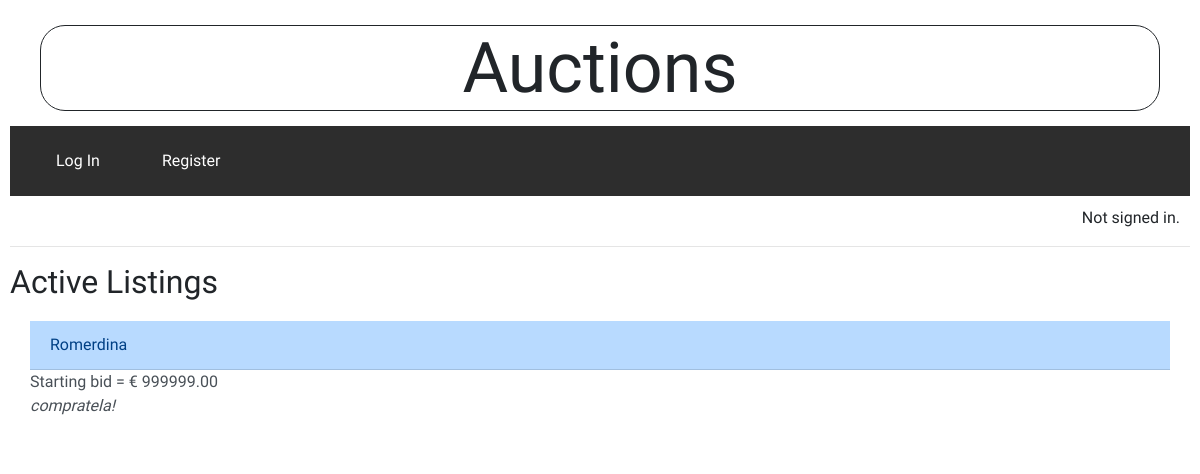
The app's page /, older data.
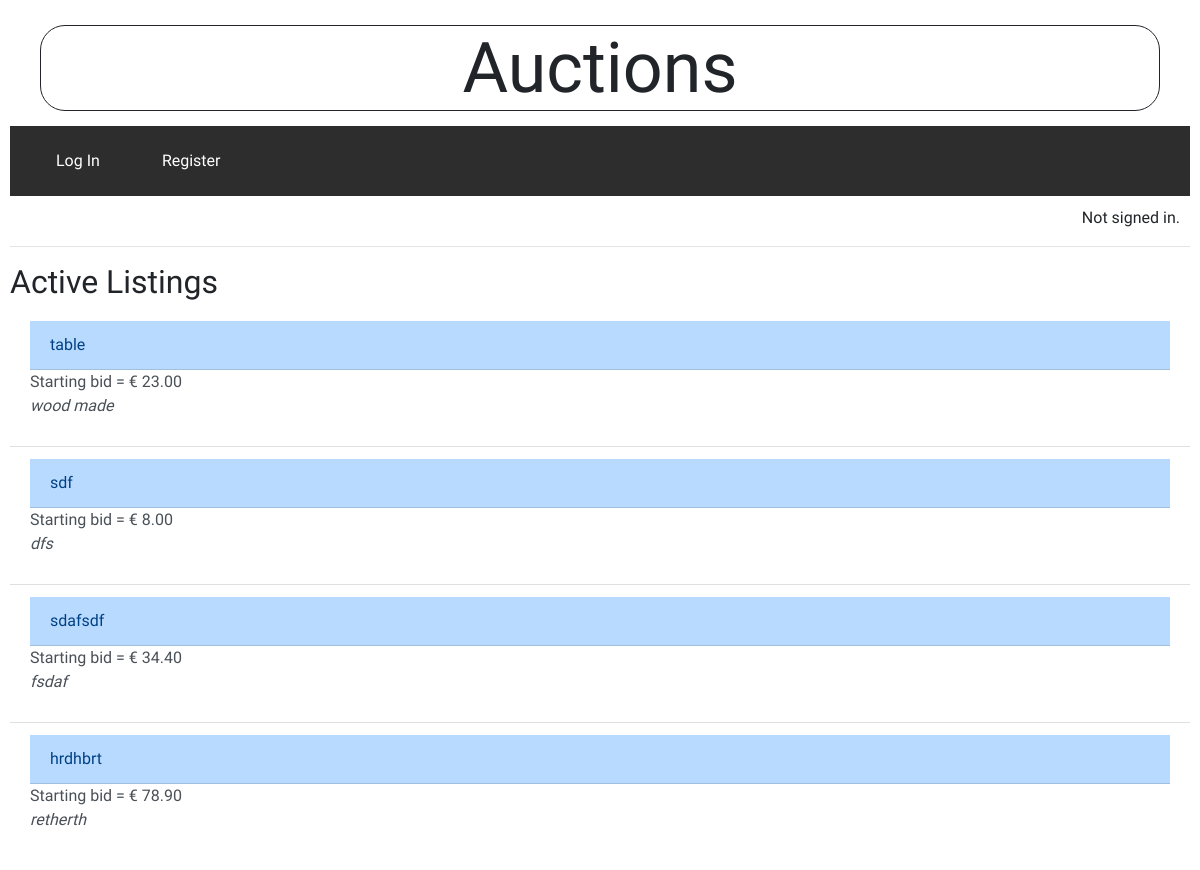
The same page, newer data.
### auctions/models.py (models this page shows, shortened)
class Auction(models.Model):
    title = models.CharField(max_length=64)
    description = models.TextField(max_length=200)
    owner = models.ForeignKey(User, on_delete=models.CASCADE)
    start_bid = models.DecimalField(max_digits=8, decimal_places=2, default=0.00)
    active = models.BooleanField(default=True)
    image = models.ImageField(upload_to='auctions_images/', blank=True)

### auctions/views.py (the view)
# urls.py: path("", views.index, name="index"),
def index(request):
    auctions_list = Auction.objects.all()
    return render(request, "auctions/index.html", {
        "auctions_list" : auctions_list
    })

### auctions/templates/auctions/index.html
{% extends "auctions/layout.html" %}
{% block body %}
    <h2>Active Listings</h2>
    {% if auctions_list %}
    <ul class="list-group list-group-flush">
        {% for auction in auctions_list %}
            {% if auction.active == True %}
                <li class="list-group-item list-group-item-action">
                    <a href="{% url 'detail' auction.id %}" class="list-group-item list-group-item-action list-group-item-primary">{{ auction.title }}</a>Starting bid = € {{ auction.start_bid }}
                    <div class="ms-2 me-auto">
                        <p><i>{{ auction.description }}</i></p>
                    </div>
                </li>
    {% endif %}
        {% endfor %}
    </ul>
    {% endif %}
{% endblock %}

Row changes from the older to the newer data that the page shows:
removed Auction: title "Romerdina", start_bid "999999.00", description "compratela!"
now on this page (row edited): Auction: title "table", start_bid "23.00", description "wood made"
now on this page (row edited): Auction: title "sdf", start_bid "8.00", description "dfs"
now on this page (row edited): Auction: title "sdafsdf", start_bid "34.40", description "fsdaf"
now on this page (row edited): Auction: title "hrdhbrt", start_bid "78.90", description "retherth"
